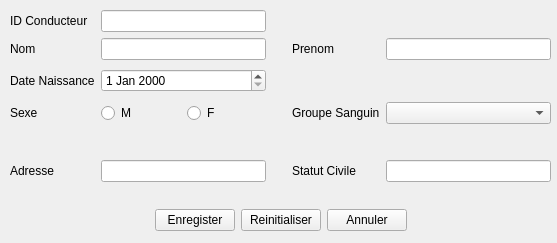
<?xml version="1.0" encoding="UTF-8"?>
<ui version="4.0">
 <class>Conducteur</class>
 <widget class="QWidget" name="Conducteur">
  <property name="windowModality">
   <enum>Qt::ApplicationModal</enum>
  </property>
  <property name="geometry">
   <rect>
    <x>0</x>
    <y>0</y>
    <width>557</width>
    <height>243</height>
   </rect>
  </property>
  <property name="minimumSize">
   <size>
    <width>557</width>
    <height>243</height>
   </size>
  </property>
  <property name="maximumSize">
   <size>
    <width>557</width>
    <height>243</height>
   </size>
  </property>
  <property name="windowTitle">
   <string>Conducteur</string>
  </property>
  <widget class="QWidget" name="verticalLayoutWidget">
   <property name="geometry">
    <rect>
     <x>10</x>
     <y>10</y>
     <width>541</width>
     <height>221</height>
    </rect>
   </property>
   <layout class="QVBoxLayout" name="verticalLayout">
    <item>
     <layout class="QGridLayout" name="gridLayout">
      <item row="0" column="1">
       <widget class="QLineEdit" name="lineEdit"/>
      </item>
      <item row="3" column="5">
       <widget class="QComboBox" name="comboBox"/>
      </item>
      <item row="1" column="0">
       <widget class="QLabel" name="label_2">
        <property name="text">
         <string>Nom</string>
        </property>
       </widget>
      </item>
      <item row="5" column="3">
       <widget class="QLabel" name="label_4">
        <property name="text">
         <string>Statut Civile</string>
        </property>
       </widget>
      </item>
      <item row="1" column="5">
       <widget class="QLineEdit" name="lineEdit_3"/>
      </item>
      <item row="5" column="0">
       <widget class="QLabel" name="label_7">
        <property name="text">
         <string>Adresse</string>
        </property>
       </widget>
      </item>
      <item row="1" column="3">
       <widget class="QLabel" name="label_3">
        <property name="text">
         <string>Prenom</string>
        </property>
       </widget>
      </item>
      <item row="2" column="0">
       <widget class="QLabel" name="label_5">
        <property name="text">
         <string>Date Naissance</string>
        </property>
       </widget>
      </item>
      <item row="2" column="1">
       <widget class="QDateEdit" name="dateEdit"/>
      </item>
      <item row="3" column="0">
       <widget class="QLabel" name="label_8">
        <property name="text">
         <string>Sexe</string>
        </property>
       </widget>
      </item>
      <item row="5" column="1">
       <widget class="QLineEdit" name="lineEdit_4"/>
      </item>
      <item row="1" column="1">
       <widget class="QLineEdit" name="lineEdit_2"/>
      </item>
      <item row="3" column="1">
       <layout class="QHBoxLayout" name="horizontalLayout">
        <item>
         <widget class="QRadioButton" name="radioButton_2">
          <property name="text">
           <string>M</string>
          </property>
         </widget>
        </item>
        <item>
         <widget class="QRadioButton" name="radioButton">
          <property name="text">
           <string>F</string>
          </property>
         </widget>
        </item>
       </layout>
      </item>
      <item row="3" column="3">
       <widget class="QLabel" name="label_6">
        <property name="text">
         <string>Groupe Sanguin</string>
        </property>
       </widget>
      </item>
      <item row="0" column="0">
       <widget class="QLabel" name="label">
        <property name="text">
         <string>ID Conducteur</string>
        </property>
       </widget>
      </item>
      <item row="5" column="5">
       <widget class="QLineEdit" name="lineEdit_5"/>
      </item>
      <item row="4" column="3">
       <spacer name="verticalSpacer_2">
        <property name="orientation">
         <enum>Qt::Vertical</enum>
        </property>
        <property name="sizeHint" stdset="0">
         <size>
          <width>20</width>
          <height>40</height>
         </size>
        </property>
       </spacer>
      </item>
      <item row="2" column="2">
       <spacer name="verticalSpacer_3">
        <property name="orientation">
         <enum>Qt::Vertical</enum>
        </property>
        <property name="sizeHint" stdset="0">
         <size>
          <width>20</width>
          <height>40</height>
         </size>
        </property>
       </spacer>
      </item>
     </layout>
    </item>
    <item>
     <spacer name="verticalSpacer">
      <property name="orientation">
       <enum>Qt::Vertical</enum>
      </property>
      <property name="sizeHint" stdset="0">
       <size>
        <width>20</width>
        <height>40</height>
       </size>
      </property>
     </spacer>
    </item>
    <item>
     <layout class="QHBoxLayout" name="horizontalLayout_2">
      <item>
       <spacer name="horizontalSpacer_3">
        <property name="orientation">
         <enum>Qt::Horizontal</enum>
        </property>
        <property name="sizeHint" stdset="0">
         <size>
          <width>40</width>
          <height>20</height>
         </size>
        </property>
       </spacer>
      </item>
      <item>
       <widget class="QPushButton" name="pushButton">
        <property name="text">
         <string>Enregister</string>
        </property>
       </widget>
      </item>
      <item>
       <widget class="QPushButton" name="pushButton_2">
        <property name="text">
         <string>Reinitialiser</string>
        </property>
       </widget>
      </item>
      <item>
       <widget class="QPushButton" name="pushButton_3">
        <property name="text">
         <string>Annuler</string>
        </property>
       </widget>
      </item>
      <item>
       <spacer name="horizontalSpacer_4">
        <property name="orientation">
         <enum>Qt::Horizontal</enum>
        </property>
        <property name="sizeHint" stdset="0">
         <size>
          <width>40</width>
          <height>20</height>
         </size>
        </property>
       </spacer>
      </item>
     </layout>
    </item>
   </layout>
  </widget>
 </widget>
 <resources/>
 <connections/>
</ui>
